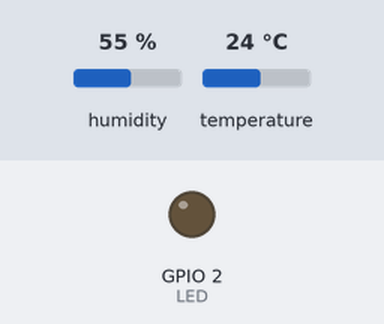
Recording of a program running on a simulated ESP32. Parts: output pins drawn as LEDs (lit = HIGH). The inputs (shaded band) are chosen by the test bench; at power-on: humidity 55 %, temperature 24 °C. WiFi joins after 1.5 s; servers stay silent unless stated; no MQTT or app messages arrive unless stated; what the program prints to the serial monitor is not drawn.

Above: at 8.0 s.
At 13.3 s:
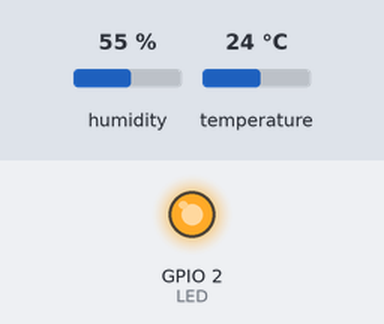
Timing chart, 0 to 16.1 s (numbered marks = the images above):
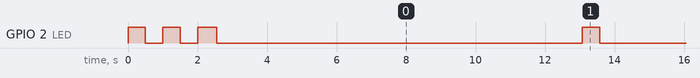

The program:

main.cpp
```cpp
/*
 * File: src/main.cpp
 * PlatformIO项目完整代码（适配OneNet）
《基于ESP32的室内温湿度监测系统》
 * 功能：DHT11温湿度数据采集 → OneNet云端上传
 */
#include <Arduino.h>
#include <WiFi.h>
#include <PubSubClient.h>
#include <Ticker.h>
#include <ArduinoJson.h>
#include <DHT.h>
#define LED 2 // LED灯连接到GPIO2,用LED灯指示设备状态

#define DHTPIN 4     // DHT11传感器数据引脚连接到GPIO4
#define DHTTYPE DHT11// DHT11传感器类型
#define product_id " "	// 产品ID
#define device_id " "// 设备ID
#define token " " // token

const char *ssid = " ";		 // WiFi名称
const char *password = " "; // WiFi密码

const char *mqtt_server = "mqtts.heclouds.com"; // MQTT服务器地址
const int mqtt_port = 1883;						// MQTT服务器端口

#define ONENET_TOPIC_PROP_POST "$sys/" product_id "/" device_id "/thing/property/post"
// 设备属性上报请求,设备---->OneNET
#define ONENET_TOPIC_PROP_SET "$sys/" product_id "/" device_id "/thing/property/set"
// 设备属性设置请求,OneNET---->设备
#define ONENET_TOPIC_PROP_POST_REPLY "$sys/" product_id "/" device_id "/thing/property/post/reply"
// 设备属性上报响应,OneNET---->设备
#define ONENET_TOPIC_PROP_SET_REPLY "$sys/" product_id "/" device_id "/thing/property/set_reply"
// 设备属性设置响应,设备---->OneNET
#define ONENET_TOPIC_PROP_FORMAT "{\"id\":\"%u\",\"version\":\"1.0\",\"params\":%s}"
// 设备属性格式模板
int postMsgId = 0; // 消息ID,消息ID是需要改变的,每次上报属性时递增

//=============全局变量定义================
bool LED_Status = false;		// LED状态
float temp = 0.0;				// 温度
float humi = 0.0;				// 湿度
WiFiClient espClient;			// 创建一个WiFiClient对象
PubSubClient client(espClient); // 创建一个PubSubClient对象
Ticker ticker;					// 创建一个定时器对象
DHT dht(DHTPIN, DHTTYPE);		// DHT11传感器对象

//=============功能函数================
void LED_Flash(int time);
void WiFi_Connect();// 连接WiFi
void OneNet_Connect();// 连接OneNet
void OneNet_Prop_Post();// 上报设备属性
void sendSensorData();// 发送传感器数据
void callback(char *topic, byte *payload, unsigned int length); // 回调函数

// =================================================================
//                           初始化设置
// =================================================================
void setup()
{
	pinMode(LED, OUTPUT);				 // LED灯设置为输出模式
	digitalWrite(LED, LOW);				 // 初始化 LED 为关闭状态
	LED_Status = false;					 // 初始化 LED_Status 为 false
	Serial.begin(115200);				 // 串口初始化,波特率115200,用于输出调试信息，这里串口波特率要与串口监视器设置的一样，否则会乱码
	dht.begin();						 // DHT11传感器初始化
	WiFi_Connect();						 // 连接WiFi
	OneNet_Connect();					 // 连接OneNet
	ticker.attach(10, OneNet_Prop_Post); // 定时器,每10s执行一次OneNet_Prop_Post函数
}

// =================================================================
//                           主循环
// =================================================================
void loop()
{
	if (WiFi.status() != WL_CONNECTED)
	{					// 如果WiFi连接断开
		WiFi_Connect(); // 重新连接WiFi
	}
	if (!client.connected())
	{					  // 如果MQTT连接断开
		OneNet_Connect(); // 重新连接OneNet
	}
	client.loop();	  // 保持MQTT连接
	sendSensorData(); // 发送传感器数据
}

//===============================================================
//                     LED闪烁函数
//===============================================================
void LED_Flash(int time)
{
	digitalWrite(LED, HIGH); // 点亮LED
	delay(time);			 // 延时time
	digitalWrite(LED, LOW);	 // 熄灭LED
	delay(time);			 // 延时time
}

//===============================================================
//					 WiFi连接函数
//===============================================================
void WiFi_Connect()
{
	WiFi.begin(ssid, password); // 连接WiFi
	while (WiFi.status() != WL_CONNECTED)
	{											// 等待WiFi连接,WiFI.status()返回当前WiFi连接状态,WL_CONNECTED为连接成功状态
		LED_Flash(500);							// LED闪烁,循环等待
		Serial.println("\n等待连接到WiFi网络"); // 输出信息
	}
	Serial.println("WiFi连接成功"); // WiFi连接成功
	Serial.println(WiFi.localIP()); // 输出设备IP地址
	digitalWrite(LED, HIGH);		// 点亮LED,表示WiFi连接成功
}

//===============================================================
//					 OneNet连接函数
//===============================================================
void OneNet_Connect()
{
	client.setServer(mqtt_server, mqtt_port);	  // 设置MQTT服务器地址和端口
	client.connect(device_id, product_id, token); // 连接OneNet
	if (client.connected())						  // 如果连接成功
	{
		LED_Flash(500);
		Serial.println("OneNet连接成功!");
	}
	else
	{
		Serial.println("OneNet连接失败!");
		Serial.println("错误代码: " + String(client.state()));
	}
	client.subscribe(ONENET_TOPIC_PROP_SET);		// 订阅设备属性设置请求, OneNET---->设备
	client.subscribe(ONENET_TOPIC_PROP_POST_REPLY); // 订阅设备属性上报响应,OneNET---->设备
}

//===============================================================
//					 传感器数据发送函数
//===============================================================
void sendSensorData()
{
	// 读取数据
	float newTemp = dht.readTemperature();
	float newHumi = dht.readHumidity();
	// 数据校验
	if (isnan(newTemp) || isnan(newHumi))
	{
		Serial.println("[传感器DHT11] 数据读取失败!");
		return;
	}
	temp = newTemp; // 更新温湿度数据
	humi = newHumi; // 更新温湿度数据
}
//===============================================================
//					 OneNet属性上报函数
//===============================================================
void OneNet_Prop_Post()
{
	if (client.connected())
	{
		char parmas[256];																																					 // 属性参数
		char jsonBuf[256];																																					 // JSON格式数据,用于上报属性的缓冲区
		sprintf(parmas, "{\"CurrentTemperature\":{\"value\":%.1f},\"CurrentHumidity\":{\"value\":%.1f},\"LED\":{\"value\":%s}}", temp, humi, LED_Status ? "true" : "false"); // 设置属性参数
		Serial.println(parmas);
		sprintf(jsonBuf, ONENET_TOPIC_PROP_FORMAT, postMsgId++, parmas); // 设置JSON格式数据,包括消息ID和属性参数
		Serial.println(jsonBuf);
		if (client.publish(ONENET_TOPIC_PROP_POST, jsonBuf)) // 上报属性
		{
			LED_Flash(500);
			Serial.println("数据发送成功!");
		}
		else
		{
			Serial.println("数据发送失败!");
		}
	}
}

//===============================================================
//					 MQTT回调函数
//===============================================================
void callback(char *topic, byte *payload, unsigned int length)
{
	Serial.print("收到消息，主题: ");
	Serial.print(topic);
	Serial.print("，内容: ");
	for (int i = 0; i < length; i++) // 遍历打印消息内容
	{
		Serial.print((char)payload[i]); // 打印消息内容
	}
	Serial.println();

	if (strcmp(topic, ONENET_TOPIC_PROP_SET) == 0) // 如果收到设备属性设置请求
	{
		StaticJsonDocument<256> doc;	 // 创建JSON文档
		char data[256];					 // 数据缓冲区
		for (int i = 0; i < length; i++) // 将消息内容复制到缓冲区
		{
			data[i] = (char)payload[i];
		}
		data[length] = '\0';											 // 添加字符串结束符
		DeserializationError error = deserializeJson(doc, data, length); // 解析JSON数据
		if (error)														 // 如果解析失败
		{
			Serial.println("JSON解析失败!");
			return;
		}
		if (doc.containsKey("LED")) // 如果收到LED控制命令
		{
			bool newLEDStatus = doc["LED"]["value"];									// 获取LED状态
			Serial.println("收到 LED 控制命令: " + String(newLEDStatus ? "开" : "关")); // 打印LED控制命令
			if (newLEDStatus != LED_Status)												// 如果LED状态发生改变
			{
				LED_Status = newLEDStatus;											   // 更新LED状态
				digitalWrite(LED, LED_Status ? HIGH : LOW);							   // 更新LED状态
				Serial.println("LED 状态已更新: " + String(LED_Status ? "开" : "关")); // 打印LED状态
			}
		}
	}
}
```

Measured:
- by itself, GPIO 2 (LED): goes LOW 0.50 s, HIGH 0.50 s, LOW 0.50 s, 12 × (HIGH 0.55 s, LOW 10.5 s), HIGH 0.50 s, then LOW
